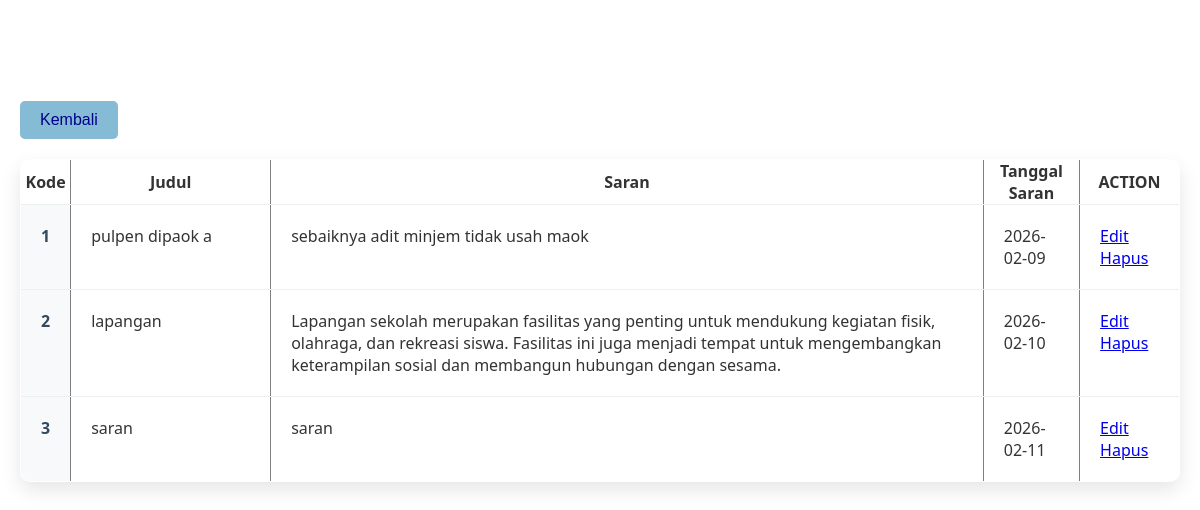
/tampil_saran.php (signed in), run on the app's committed database.
### tables this page shows
CREATE TABLE `saran` (
  `kode` int(3) NOT NULL,
  `judul_saran` varchar(15) NOT NULL,
  `isi_saran` text NOT NULL,
  `tgl_saran` date NOT NULL
);

### tampil_saran.php (the view, shortened to what this page needs)
<?php
$servernya="localhost";
$usernamenya="root";
$passwordnya="";
$databasenya="ujikom_2026";
$sambung=mysqli_connect($servernya,$usernamenya,$passwordnya,$databasenya);
$saranya=mysqli_query($sambung,"select * from saran");
?>
<html>
<head>
	<link rel="stylesheet" href="tampil.css">
</head>
<body>
<div class="ara">
<div align="center">
<h1>DATA SARAN<h1>
</div>
</div>
<button>
<a href="halaman_adm.php">Kembali</a>
</button>
<table align="center" border="1">
<tr>
	<th>Kode</th>
	<th width="200">Judul</th>
	<th>Saran</th>
	<th>Tanggal Saran</th>
	<th>ACTION</th>
</tr>
<?php
while($saran=mysqli_fetch_array($saranya))
{
echo"
<tr>
	<td>$saran[kode]</td>
	<td>$saran[judul_saran]</td>
	<td>$saran[isi_saran]</td>
	<td>$saran[tgl_saran]</td>
	<td>
		<a href='edit_s.php?kodeedit=$saran[kode]'> Edit</a>
		<a href='hapus.php?kodehapus=$saran[kode]'>Hapus</a>
	</td>
</tr>
";
}
?>
</body>
</html>

### tampil.css (style rules this page uses)
* { margin: 0; padding: 0; box-sizing: border-box; }
body { font-family: 'Segoe UI', Tahoma, Geneva, Verdana, sans-serif; background-image:url('gambar/iim.png'); color: #333; line-height: 1.6; padding: 20px; min-height: 100vh; display: flex; flex-direction: column; align-items: center; }
.ara h1 { color:white; }
button a { text-decoration: none; color: darkblue; }
button { background:#85BBD4; color: #fff; border: none; padding: 10px 20px; border-radius: 5px; cursor: pointer; font-size: 16px; transition: background-color 0.3s, transform 0.2s; margin-bottom: 20px; align-self: flex-start; }
div[align="center"] { text-align: center; margin-bottom: 30px; }
table { border-collapse: collapse; background: #fff; border-radius: 10px; overflow: hidden; box-shadow: 0 8px 20px rgba(0, 0, 0, 0.1); margin: 0 auto; }
table tr { border-bottom: 1px solid #ecf0f1; }
table tr:last-child { border-bottom: none; }
table td { padding: 20px; vertical-align: top; }
table td:first-child { font-weight: bold; color: #34495e; background: #f8f9fa; }

### data on the page
saran: kode "1", judul_saran "pulpen dipaok a", isi_saran "sebaiknya adit minjem tidak usah maok", tgl_saran "2026-02-09"
saran: kode "2", judul_saran "lapangan", isi_saran "Lapangan sekolah merupakan fasilitas yang penting untuk mendukung kegiatan fisik, olahraga, dan rekreasi siswa. Fasilitas ini juga menjadi tempat untuk mengembangkan keterampilan sosial dan membangun hubungan dengan sesama.", tgl_saran "2026-02-10"
saran: kode "3", judul_saran "saran", isi_saran "saran", tgl_saran "2026-02-11"
